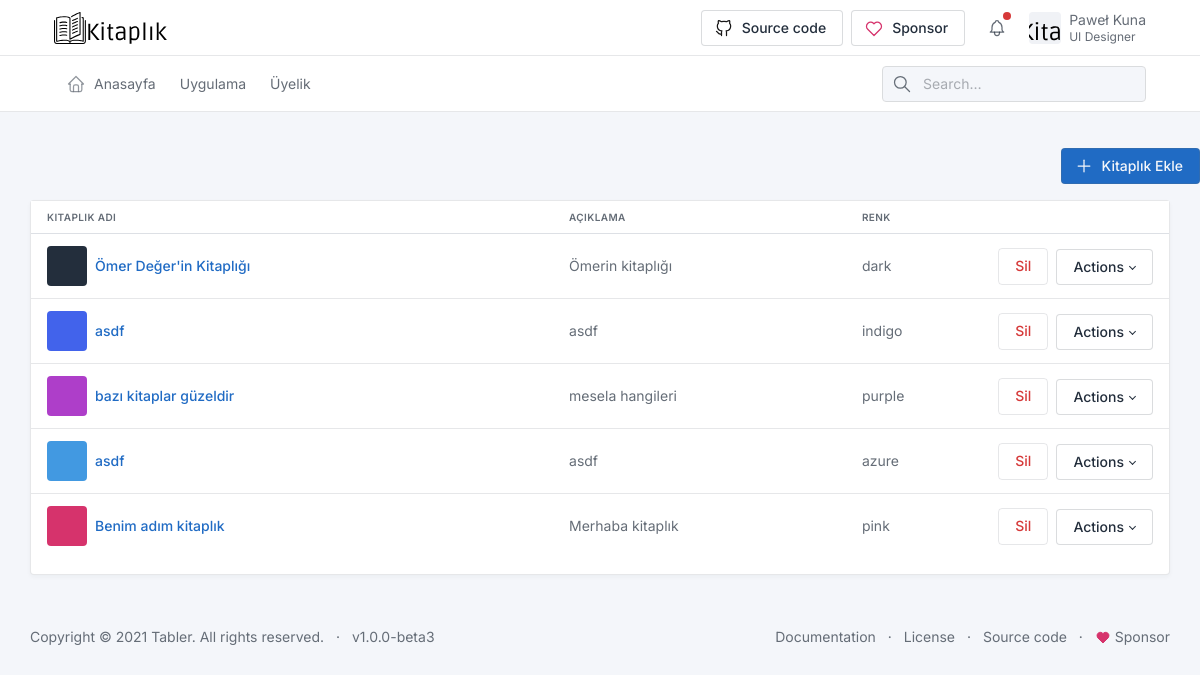
Screenshot of /bookshelf/ with the database file from the repository.
### app/models/bookshelf.py (models this page shows, shortened)
class Bookshelf(db.Model):
    __tablename__ = 'bookshelf'
    id = db.Column(db.Integer, primary_key=True)
    title = db.Column(db.String(30), nullable=False)
    description = db.Column(db.String(255))
    bookshelfcolor = db.Column(db.String(15), default='azure')
    created_at = db.Column(db.DateTime, nullable=False, default=datetime.utcnow())
    updated_at = db.Column(db.DateTime)
    user_id = db.Column(db.Integer, db.ForeignKey('user.id'), nullable=False)

### app/bookshelf/views.py (the view, shortened to what this page needs)
@bookshelf.route('/', methods=['GET', 'POST'])
def index():
    books = Book.query.all()
    bookshelfs = Bookshelf.query.all()
    bookshelf_form = BookShelfForm(request.form)
    return render_template('bookshelf.html',
                            title='Uygulama',
                            books=books,
                            bookshelfs=bookshelfs,
                            bookshelf_form=bookshelf_form)

### app/bookshelf/forms.py
class BookShelfForm(FlaskForm):
    title = StringField(label="Kitaplık Adı", validators=[Length(min=2, max=80), DataRequired()])
    description = StringField(label="Açıklama", validators=[Length(max=255)])
    bookshelfcolor = StringField(label="Kitaplık Rengi")
    submit = SubmitField(label="Submit")

### app/bookshelf/templates/bookshelf.html (shortened to what this page needs)
{% extends 'base.html' %}
{% block content %}
{% if bookshelf == [] %}
<div class="wrapper">
  <div class="page-wrapper">
    <div class="page-body">
      <div class="container-xl d-flex flex-column justify-content-center">
        <div class="empty">
          <div class="empty-img">
            <img
              src="{{ url_for('static', filename='img/library.svg') }}"
              height="128"
              alt=""
            />
          </div>
          <p class="empty-subtitle text-muted">
            Henüz bir kitaplığın yok. Hadi bir tane oluşturalım.
          </p>
          <div class="empty-action">
            <a href="./." class="btn btn-primary" data-bs-toggle="modal" data-bs-target="#bookShelfModal">
              <svg
                xmlns="http://www.w3.org/2000/svg"
                class="icon"
                width="24"
                height="24"
                viewBox="0 0 24 24"
                stroke-width="2"
                stroke="currentColor"
                fill="none"
                stroke-linecap="round"
                stroke-linejoin="round"
              >
                <path stroke="none" d="M0 0h24v24H0z" fill="none" />
                <line x1="12" y1="5" x2="12" y2="19" />
                <line x1="5" y1="12" x2="19" y2="12" />
              </svg>
              İlk kitaplığını oluştur
            </a>
          </div>
        </div>
      </div>
    </div>
  </div>
</div>
{% include '_addBookshelfModal.html'%}
{% else %}
<div class="page-body">
<div class="my-3 text-end">
  <a href="./." class="btn btn-primary" data-bs-toggle="modal" data-bs-target="#bookShelfModal">
    <svg
      xmlns="http://www.w3.org/2000/svg"
      class="icon"
      width="24"
      height="24"
      viewBox="0 0 24 24"
      stroke-width="2"
      stroke="currentColor"
      fill="none"
      stroke-linecap="round"
      stroke-linejoin="round"
    >
      <path stroke="none" d="M0 0h24v24H0z" fill="none" />
      <line x1="12" y1="5" x2="12" y2="19" />
      <line x1="5" y1="12" x2="19" y2="12" />
    </svg>
    Kitaplık Ekle
  </a>
</div>
  <div class="container-xl">
    <div class="row row-cards">
      <div class="col-12">
        <div class="card">
          <div class="table-responsive">
            <table class="table table-vcenter table-mobile-md card-table">
              <thead>
                <tr>
                  <th>Kitaplık Adı</th>
                  <th>Açıklama</th>
                  <th>Renk</th>
                  <th class="w-1"></th>
                </tr>
              </thead>
              <tbody>
                {% for bookshelf in bookshelfs %}
                <tr>
                  <td data-label="Name">
                    <div class="d-flex py-1 align-items-center">
                      <span class="avatar me-2 bg-{{ bookshelf.bookshelfcolor }}" style="background-image: url(./static/avatars/010m.jpg)"></span>
                      <div class="flex-fill">
                        <div class="font-weight-medium"><a href="{{ bookshelf.id }}">{{ bookshelf.title }}</a></div>
                      </div>
                    </div>
                  </td>
                  <td data-label="Title">
                    <div class="text-muted"> {{ bookshelf.description }} </div>
                  </td>
                  <td class="text-muted" data-label="Role">
                    {{ bookshelf.bookshelfcolor }}
                  </td>
                  <td>
                    <div class="btn-list flex-nowrap">
                      <button type="button" class="btn btn-outline-danger" data-bs-toggle="modal" data-bs-target="#deleteModal" bookshelf_id="{{ bookshelf.id }}">
                        Sil
                      </button>
                      <div class="dropdown">
                        <button class="btn dropdown-toggle align-text-top" data-bs-boundary="viewport" data-bs-toggle="dropdown">
                          Actions
                        </button>
                      </div>
                    </div>
                  </td>
                </tr>
                {% endfor %}
              </tbody>
            </table>
          </div>
        </div>
      </div>
    </div>
  </div>
</div>
{% endif %}
{% endblock %}

### app/templates/base.html (shortened to what this page needs)
<!doctype html>
<html lang="en">
  <head>
    {% include '_css_addon.html' %}
  </head>
  <body class="antialiased">
    <div class="wrapper">
      <header class="navbar navbar-expand-md navbar-light d-print-none">
        <div class="container-xl">
          <h1 class="navbar-brand navbar-brand-autodark d-none-navbar-horizontal pe-0 pe-md-3">
            <a href=".">
              <img src="{{ url_for('static', filename='logo.svg') }}" width="110" height="32" alt="Tabler" class="navbar-brand-image">
            </a>
          </h1>
          <div class="navbar-nav flex-row order-md-last">
            <div class="nav-item d-none d-md-flex me-3">
              <div class="btn-list">
                <a href="https://github.com/tabler/tabler" class="btn btn-outline-white" target="_blank" rel="noreferrer">
                  Source code
                </a>
                <a href="https://github.com/sponsors/codecalm" class="btn btn-outline-white" target="_blank" rel="noreferrer">
                  Sponsor
                </a>
              </div>
            </div>
            <div class="nav-item dropdown d-none d-md-flex me-3">
              <a href="#" class="nav-link px-0" data-bs-toggle="dropdown" tabindex="-1" aria-label="Show notifications">
                <span class="badge bg-red"></span>
              </a>
            </div>
            <div class="nav-item dropdown">
              <a href="#" class="nav-link d-flex lh-1 text-reset p-0" data-bs-toggle="dropdown" aria-label="Open user menu">
                <span class="avatar avatar-sm" style="background-image: url({{url_for('static', filename='logo.svg')}})"></span>
                <div class="d-none d-xl-block ps-2">
                  <div>Paweł Kuna</div>
                  <div class="mt-1 small text-muted">UI Designer</div>
                </div>
              </a>
            </div>
          </div>
        </div>
      </header>
      <div class="navbar-expand-md">
        <div class="collapse navbar-collapse" id="navbar-menu">
          <div class="navbar navbar-light">
            <div class="container-xl">
              <ul class="navbar-nav">
                <li class="nav-item">
                  <a class="nav-link" href="{{ url_for('home.index') }}" >
                    <span class="nav-link-icon d-md-none d-lg-inline-block">
                    </span>
                    <span class="nav-link-title">
                      Anasayfa
                    </span>
                  </a>
                </li>
                <li class="nav-item">
                  <a class="nav-link" href="{{ url_for('bookshelf.index') }}" >
                    <span class="nav-link-title">
                      Uygulama
                    </span>
                  </a>
                </li>
                <li class="nav-item">
                  <a class="nav-link" href="{{ url_for('auth.index') }}" >
                    <span class="nav-link-title">
                      Üyelik
                    </span>
                  </a>
                </li>
              </ul>
              <div class="my-2 my-md-0 flex-grow-1 flex-md-grow-0 order-first order-md-last">
                <form action="." method="get">
                  <div class="input-icon">
                    <span class="input-icon-addon">
                    </span>
                    <input type="text" class="form-control" placeholder="Search…" aria-label="Search in website">
                  </div>
                </form>
              </div>
            </div>
          </div>
        </div>
      </div>
      <div class="page-wrapper">
        {% block content %}
        {% endblock %}
        <footer class="footer footer-transparent d-print-none">
          <div class="container">
            <div class="row text-center align-items-center flex-row-reverse">
              <div class="col-lg-auto ms-lg-auto">
                <ul class="list-inline list-inline-dots mb-0">
                  <li class="list-inline-item"><a href="#" class="link-secondary">Documentation</a></li>
                  <li class="list-inline-item"><a href="#" class="link-secondary">License</a></li>
                  <li class="list-inline-item"><a href="#" target="_blank" class="link-secondary" rel="noopener">Source code</a></li>
                  <li class="list-inline-item">
                    <a href="#" target="_blank" class="link-secondary" rel="noopener">
                      Sponsor
                    </a>
                  </li>
                </ul>
              </div>
              <div class="col-12 col-lg-auto mt-3 mt-lg-0">
                <ul class="list-inline list-inline-dots mb-0">
                  <li class="list-inline-item">
                    Copyright &copy; 2021
                    <a href="." class="link-secondary">Tabler</a>.
                    All rights reserved.
                  </li>
                  <li class="list-inline-item">
                    <a href="./changelog.html" class="link-secondary" rel="noopener">v1.0.0-beta3</a>
                  </li>
                </ul>
              </div>
            </div>
          </div>
        </footer>
      </div>
    </div>
  </body>
</html>

### app/templates/_css_addon.html
<link href="{{ url_for('static', filename='css/tabler.min.css') }}" rel="stylesheet"/>
<link href="{{ url_for('static', filename='css/tabler-flags.min.css') }}" rel="stylesheet"/>
<link href="{{ url_for('static', filename='css/tabler-payments.min.css') }}" rel="stylesheet"/>
<link href="{{ url_for('static', filename='css/tabler-vendors.min.css') }}" rel="stylesheet"/>
<link href="{{ url_for('static', filename='css/demo.min.css') }}" rel="stylesheet"/>

### rows the page displays
Bookshelf: title "Ömer Değer'in Kitaplığı", description "Ömerin kitaplığı", bookshelfcolor "dark"
Bookshelf: title "asdf", description "asdf", bookshelfcolor "indigo"
Bookshelf: title "bazı kitaplar güzeldir", description "mesela hangileri", bookshelfcolor "purple"
Bookshelf: title "asdf", description "asdf", bookshelfcolor "azure"
Bookshelf: title "Benim adım kitaplık", description "Merhaba kitaplık", bookshelfcolor "pink"
